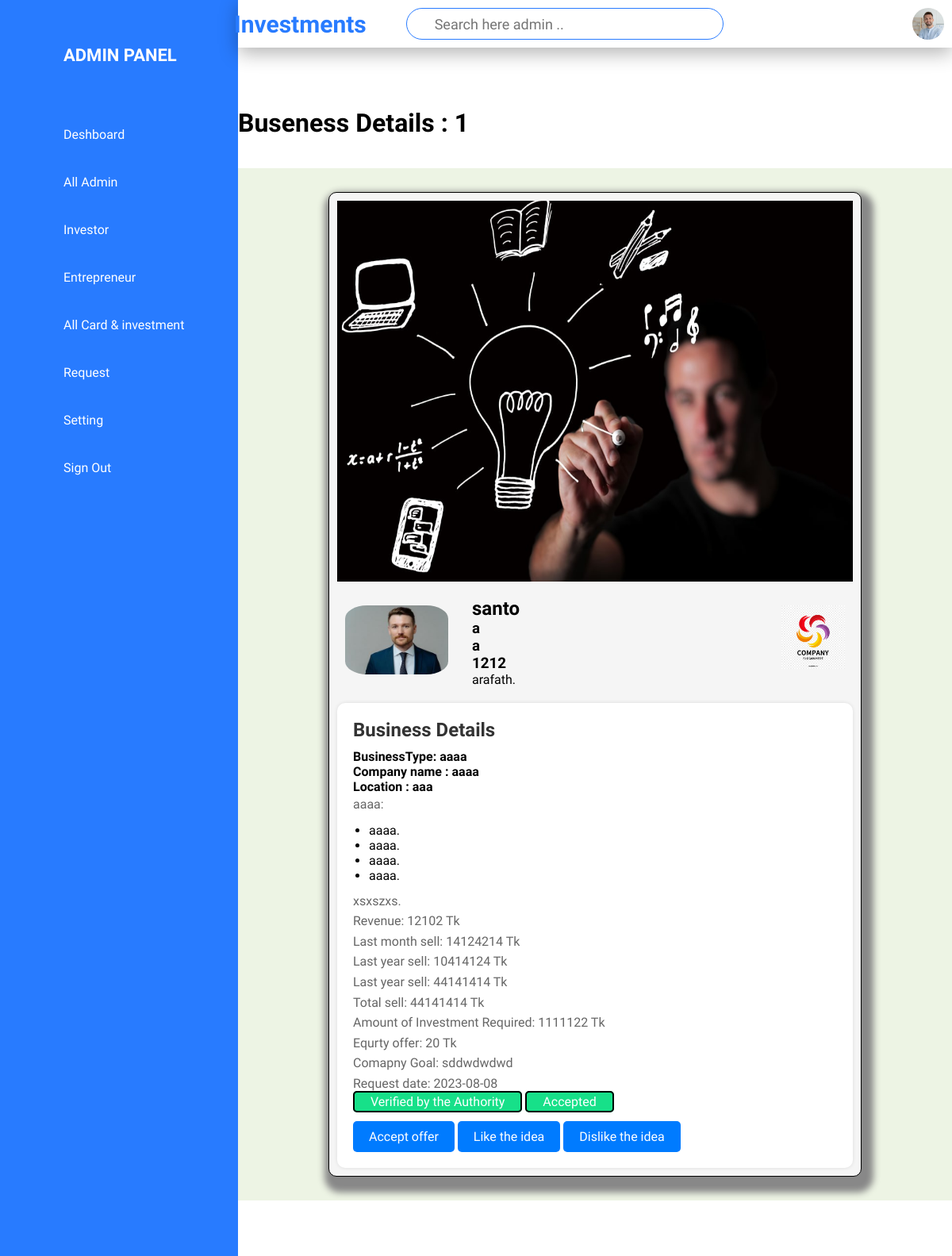
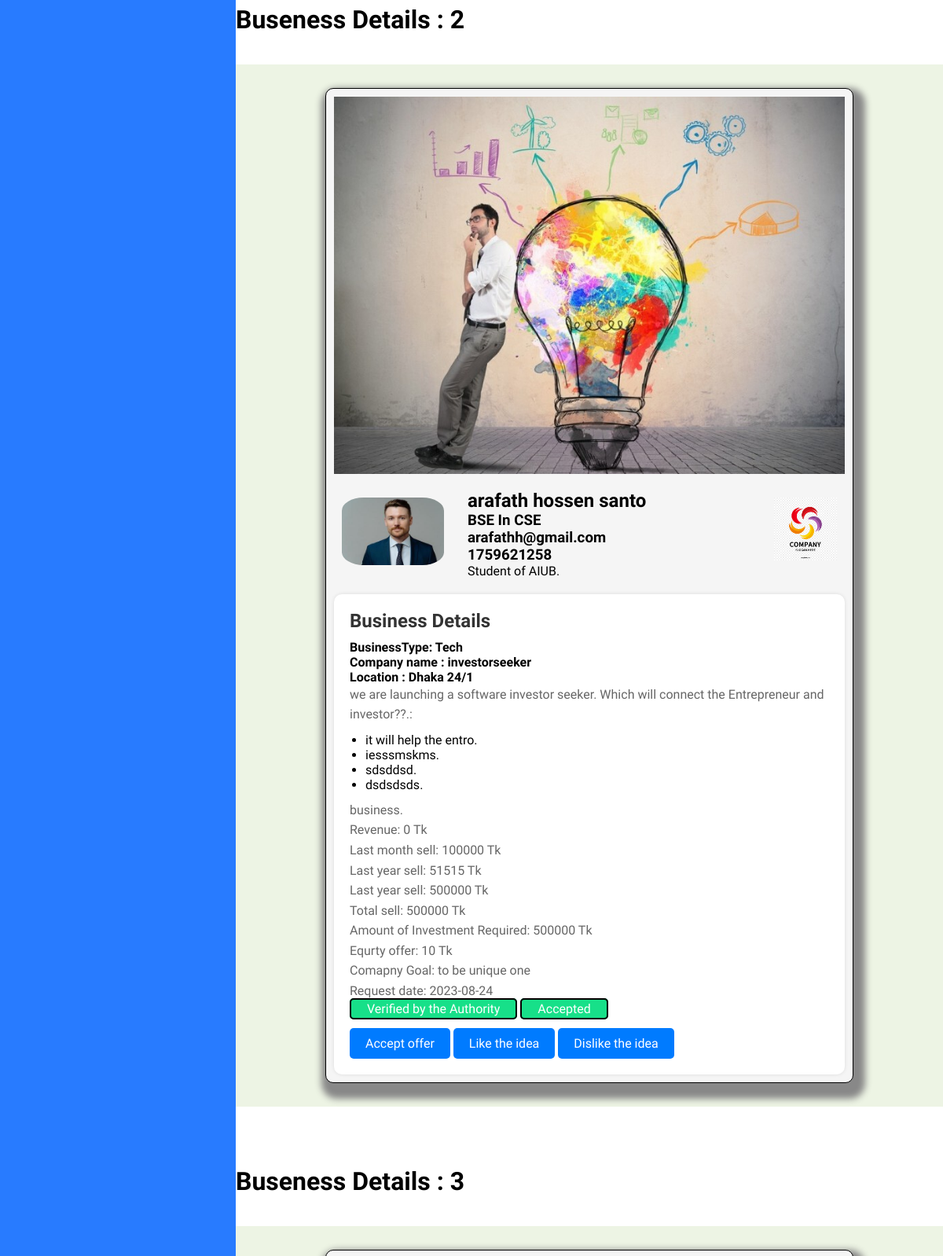
The page /Admin/All_investment_card.php (signed in, upper part) on the database its author committed (2 pictures, top to bottom).
### tables this page shows
CREATE TABLE `card_information_all` (
  `id` int(11) NOT NULL,
  `username` varchar(255) NOT NULL,
  `entro-photo` varchar(255) NOT NULL,
  `card-photo` varchar(255) NOT NULL DEFAULT 'defaultPhoto.jgp',
  `cover-photo` varchar(255) NOT NULL,
  `company-logo` varchar(255) NOT NULL,
  `name` varchar(255) NOT NULL,
  `entrepreneur-post` varchar(255) NOT NULL,
  `education` varchar(255) NOT NULL,
  `email` varchar(255) NOT NULL,
  `phone` int(20) NOT NULL,
  `business-type` varchar(255) NOT NULL,
  `company-name` varchar(255) NOT NULL,
  `location` varchar(255) NOT NULL,
  `product-description` varchar(255) NOT NULL,
  `product-usecase-1` varchar(255) NOT NULL,
  `product-usecase-2` varchar(255) NOT NULL,
  `product-usecase-3` varchar(255) NOT NULL,
  `product-usecase-4` varchar(255) NOT NULL,
  `revenue` int(100) NOT NULL,
  `last-month-sell` int(100) NOT NULL,
  `last-year-sell` int(100) NOT NULL,
  `total-sell` int(100) NOT NULL,
  `investment-amount` int(100) NOT NULL,
  `equity-offer` int(100) NOT NULL,
  `investment-purpose` varchar(255) NOT NULL,
  `goal` varchar(255) NOT NULL,
  `status-of-post` varchar(100) NOT NULL,
  `status-of-request` varchar(100) NOT NULL,
  `accepted_investor_id` int(255) NOT NULL DEFAULT -1,
  `date-of-post` date NOT NULL,
  `like-count` int(255) NOT NULL DEFAULT 0,
  `dislike-count` int(255) NOT NULL DEFAULT 0
);

### Admin/All_investment_card.php (the view, shortened to what this page needs)
  <link rel="stylesheet" href="../Investor/all_css/business_details_Style.css">
  <link rel="stylesheet" href="https://cdnjs.cloudflare.com/ajax/libs/font-awesome/6.4.0/css/all.min.css" />
<?php $title="Investments";?>
<?php require "includes/admin-sidebar.php";?>
<?php require "includes/top-bar.php";?>
<?php
     $cardHtml="";
   require "../Admin/includes/configure.php";
   if(!$connnection)
   {
    die("not connected".mysqli_error());
   }
   else{
      $query = "SELECT * FROM `card_information_all` ";
    $result=mysqli_query($connnection,$query);
    $count=mysqli_num_rows($result);
        if($count>0){
            $count=0;
            while($row=mysqli_fetch_assoc($result))
            {
         $count++;
            $id=$row['id'];
$cardHtml .= '<br>
<br>
<br>
<br>
<h1> Buseness Details : '.$count.'</h1>
<br>
<br>
<div class="container-main">
           <div class="fullpage">
                   <div class="investment-page">
                        <div class="ideaimg">
                               <img src="../Entrepreneur/all_pictures/card-cover-photo/' . $row['cover-photo'] . '">
                       </div>
                  <div class="entrepreneur-section">
                     <div class="entrepreneur-photo">
                          <img src="../Home/entroProfile/'. $row['entro-photo'] .'" alt="Entrepreneur Photo">
                     </div>
                          <div class="entrepreneur-bio">
                               <h2>' . $row['name'] . '</h2>
                                <h3>' . $row['education'] . '</h3>
                                 <h3>' . $row['email'] . '</h3>
                                 <h3>' . $row['phone'] . '</h3>
     <p>' . $row['entrepreneur-post'] . '.</p>
</div>
<div class="company-logo">
<img src="../Entrepreneur/all_pictures/company_logo/'.$row['company-logo'].'" alt="Company Logo">
</div>
</div>
                     <div class="business-details">
                     <h2>Business Details</h2>
                             <h4>BusinessType: ' . $row['business-type'] . '</h4>
                             <h4>Company name : ' . $row['company-name'] . '</h4>
                              <h4>Location : ' . $row['location'] . '</h4>
     <p>' . $row['product-description'] . ':</p>
<ul>
<li>' . $row['product-usecase-1'] . '.</li>
<li>' . $row['product-usecase-2'] . '.</li>
<li>' . $row['product-usecase-3'] . '.</li>
<li>' . $row['product-usecase-4'] . '.</li>
</ul>
<p>' . $row['investment-purpose'] . '.</p>
<p>Revenue: ' . $row['revenue'] . ' Tk</p>
<p>Last month sell: ' . $row['last-month-sell'] . ' Tk</p>
<p>Last year sell: ' . $row['last-year-sell'] . ' Tk</p>
<p>Last year sell: ' . $row['total-sell'] . ' Tk</p>
<p>Total sell: ' . $row['total-sell'] . ' Tk</p>
<p>Amount of Investment Required: ' . $row['investment-amount'] . ' Tk</p>
<p>Equrty offer: ' . $row['equity-offer'] . ' Tk</p>
<p>Comapny Goal: ' . $row['goal'] . '</p>
<p>Request date: ' . $row['date-of-post'] . '</p>
<label name="not-intt" class="show-update" >' . $row['status-of-post'] . ' by the Authority</label>
<label name="not-intt" class="show-update" >' . $row['status-of-request'] . '</label>
<form action="accept_offer_cheak.php?idtorcv='.$id.'" method="post">
  <input type ="submit" name="accept-offer" class="Not-inteerested invest-button" value="Accept offer">
  <input type ="submit" name="Like" class="Not-inteerested invest-button" value="Like the idea">
  <input type ="submit" name="dislike" class="Not-inteerested invest-button" value="Dislike the idea">
</form>
</div>
</div>
</div>
</div>';
   }
    }
}
echo $cardHtml;
?>
 <br><br>  <br><br>

### Admin/includes/admin-sidebar.php (shortened to what this page needs)
<!DOCTYPE html>
<html>
    <head>
        <link rel="stylesheet" href="admin_css/adminstyle.css">
        <link rel="stylesheet" href="admin_css/cssadmin-show-style.css">
    </head>
    <body>
        <div class="container">
            <div class="navbar">
                <ul>
                    <li>
                        <a href="#">
                        <span class="icon"><ion-icon name="logo-angular"></ion-icon></span>
                        <span class="tittle" style="font-size:22px;"><b>ADMIN PANEL</b></span>
                        </a>
                    </li>
                    <li>
                        <a href="admin.php">
                        <span class="icon"><ion-icon name="home-outline"></ion-icon></span>
                        <span class="tittle" value="deshboard" name="deshboard">Deshboard</span>
                        </a>
                    </li>
                    <li>
                        <a href="admin-show.php">
                        <span class="icon"><ion-icon name="people-outline"></ion-icon></span>
                        <span class="tittle">All Admin</span>
                        </a>
                    </li>
                    <li>
                        <a href="admin-investor.php">
                        <span class="icon"><ion-icon name="logo-usd"></ion-icon></span>
                        <span class="tittle">Investor</span>
                        </a>
                    </li>
                    <li>
                        <a href="admin-entrepreneur.php">
                        <span class="icon"><ion-icon name="bulb-outline"></ion-icon></span>
                        <span class="tittle">Entrepreneur</span>
                        </a>
                    </li>
                    <li>
                        <a href="All_investment_card.php">
                        <span class="icon"><ion-icon name="people-outline"></ion-icon></span>
                        <span class="tittle">All Card & investment</span>
                        </a>
                    </li>
                    <li>
                        <a href="admin-request-entro.php">
                        <span class="icon"><ion-icon name="open-outline"></ion-icon></span>
                        <span class="tittle">Request</span>
                        </a>
                    </li>
                    <li>
                        <a href="#">
                        <span class="icon"><ion-icon name="settings-outline"></ion-icon></span>
                        <span class="tittle">Setting</span>
                        </a>
                    </li>
                    <li>
                        <a href="admin-signout.php">
                        <span class="icon"><ion-icon name="log-out-outline"></ion-icon></span>
                        <span class="tittle">Sign Out</span>
                        </a>
                    </li>
                </ul>
            </div>

### Admin/includes/top-bar.php (shortened to what this page needs)
     <div class="main">
          <div class="topbar">
            <div class="toggle">
            </div>
            <div class="tittleee">
             <h2><?php echo $title; ?><h2>
            </div>
             <form name="test" action="admin-show.php" method="get">
                 <div class="search" >
                    <label>
                    <input type="text" placeholder="Search here admin .." name="searchitem">
                </label>
            </div>
               </form>
<?php
       $profile_pic=$_SESSION['photo_show_admin'];
?>
                <div class="user">
                    <img width="50px"; src="admin-photo/<?php echo $profile_pic;?>">
                </div>
         </div>

### Investor/all_css/business_details_Style.css (style rules this page uses)
body { font-family: Arial, sans-serif; margin: 0; padding: 0; background-color:#edf4e4; }
.fullpage { width: 100%; height: 100%; background-color: white; background-color:#edf4e4; padding: 30px; position: relative; }
.ideaimg { height: 60vh; width: 100%; }
.ideaimg img { width: 100%; height: 100%; position: static; }
.investment-page { height: auto; max-width: 80%; margin: 0 auto; padding: 20px; background-color: #f5f5f5; border-radius: 10px; box-shadow: 0px 0px 10px rgba(0, 0, 0, 0.1); border: 1px solid; padding: 10px; box-shadow: 5px 10px 8px 10px #888888; }
.company-logo img { max-width: 100px; padding: 10px; }
.entrepreneur-section { display: flex; margin-top: 20px; }
.entrepreneur-photo img { max-width: 150px; border-radius: 25%; margin-right: 20px; padding: 10px; }
.entrepreneur-bio { flex: 1; }
.business-details { margin-top: 20px; padding: 20px; background-color: #ffffff; border-radius: 10px; box-shadow: 0px 0px 5px rgba(0, 0, 0, 0.1); }
.business-details h2 { color: #333333; font-size: 24px; margin-bottom: 10px; }
.business-details p { color: #666666; line-height: 1.6; }
.business-details ul { margin: 10px 0; padding-left: 20px; list-style-type: disc; }
.business-details input.invest-button { background-color: #007BFF; color: #ffffff; border: none; padding: 10px 20px; cursor: pointer; border-radius: 5px; transition: background-color 0.3s ease; font-size: 16px; }
.business-details label.show-update { background-color: #17e089; color: #ffffff; border: 2px solid black; padding: 10px 20px; cursor: pointer; border-radius: 5px; transition: background-color 0.3s ease; font-size: 16px; }
.business-details form { margin-top:15px; }

### Admin/admin_css/adminstyle.css (style rules this page uses)
* { margin: 0; padding: 0; box-sizing: border-box; font-family: 'Ubuntu',sans-serif; }
:root { --blue:#287bff; --white:#fff; --grey:#f5f5f5; --black1:#222; --black2:#999; }
body { min-height: 100vh; overflow-x: hidden; }
.container { position: relative; width: 100%; }
.navbar { position: fixed; width: 300px; height: 100%; background: var(--blue); border-left:10px solid var(--blue) ; transition: 0.5s; overflow: hidden; }
.navbar ul { position: absolute; top:0; left:0; width: 100%; }
.navbar ul li { position: relative; width:100%; list-style: none; border-top-left-radius: 30px; border-bottom-left-radius: 30px; }
.navbar ul li:nth-child(1) { margin: 40px; pointer-events: none; margin-left: 0; }
.navbar ul li a { position: relative; display: block; width: 100%; display: flex; text-decoration: none; color:var(--white); }
.navbar ul li a .icon { position: relative; display: block; min-width: 60px; height: 60px; line-height: 80px; text-align: center; }
.navbar ul li a .tittle { position: relative; display:block; padding: 0 10px; height: 60px; line-height: 60px; text-align: center; white-space: nowrap; }
.tittleee h2 { font-size: 30px; color:var(--blue); text-align:center; margin-left: -440px; overflow: hidden; }
.main { position: absolute; width: calc(100% - 300px); left: 300px; min-height: 100vh; background: var(--white); transition: 0.5s; }
.topbar { width: 100%; height: 60px; display: flex; justify-content: space-between; align-items: center; padding: 0 10px; box-shadow: 0 7px 25px rgba(0,0,0,0.3); }
.toggle { position: relative; width: 60px; height: 60px; display: flex; justify-content: center; align-items: center; font-size: 2.5em; cursor: pointer; }
.search { position: relative; width: 400px; margin: 0 10px 0 -315px; overflow: hidden; }
.search label { position: relative; width: 100%; }
.search label input { width: 100%; height: 40px; border-radius: 40px; padding: 5px 20px; padding-left: 35px; font-size: 18px; border: 1px solid var(--blue); }
.user { position: relative; width: 40px; height: 40px; border-radius: 50%; overflow: hidden; cursor: pointer; }
.user img { position: absolute; top: 0; left: 0; width: 100%; height: 100%; object-fit: cover; }

### Admin/admin_css/cssadmin-show-style.css (style rules this page uses)
:root { --blue:#287bff; --blue2:#c3d8fa; --white:#fff; --grey:#f5f5f5; --black1:#222; --black2:#999; }

### Admin/All_investment_card.php (style rules this page uses)
.business-details label.show-update { padding:2px 20px; }

### rows shown on the page
card_information_all: value (picture), name "santo", education "a", email "a", phone "1212", value "arafath", value "aaaa", location "aaa", value "xsxszxs", revenue "12102", value "14124214", value "10414124", value "44141414", value "1111122", value "20", goal "sddwdwdwd", value "2023-08-08", value "Verified", value "Accepted"
card_information_all: value (picture), name "arafath hossen santo", education "BSE In CSE", email "arafathh@gmail.com", phone "1759621258", value "Student of AIUB", value "Tech", value "investorseeker", location "Dhaka 24/1", value "we are launching a software investor seeker. Which will connect the Entrepreneur and investor??.", value "it will help the entro", value "iesssmskms", value "sdsddsd", value "dsdsdsds", value "business", revenue "0", value "100000", value "51515", value "500000", value "10", goal "to be unique one", value "2023-08-24", value "Verified", value "Accepted"

### other values the page prints
$title "Investments"
